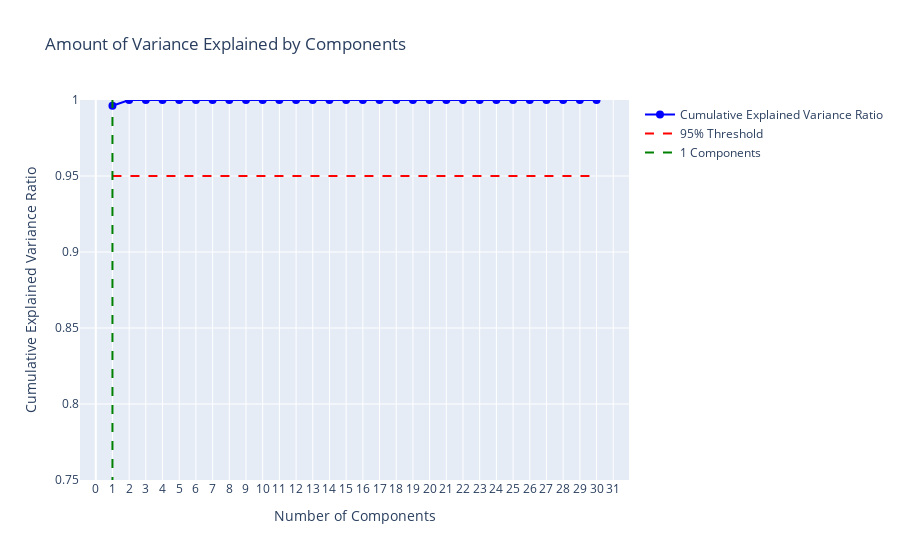

Source (notebook cell):
### Code cell
# Calculate variance explained by each principal component
explained_variance = (s**2) / (len(X_pca) - 1)
explained_variance_ratio = explained_variance / sum(explained_variance)

# Compute cumulative explained variance for all components
cumulative_explained_variance = np.cumsum(explained_variance_ratio)

# Identify the optimal number of components to reach 95% variance explained
optimal_components = np.argmax(cumulative_explained_variance >= 0.95) + 1

# Create a Plotly figure for visualizing cumulative explained variance
fig = go.Figure()

# Plot cumulative explained variance ratio against the number of components
fig.add_trace(go.Scatter(
    x=list(range(1, len(explained_variance_ratio) + 1)),
    y=cumulative_explained_variance,
    mode='lines+markers',
    marker=dict(size=8, color='blue'),
    line=dict(color='blue', width=2),
    name='Cumulative Explained Variance Ratio'
))

# Add a horizontal dashed line at the 95% variance threshold
fig.add_trace(go.Scatter(
    x=[1, len(explained_variance_ratio)],
    y=[0.95, 0.95],
    mode='lines',
    line=dict(color='red', dash='dash'),
    name='95% Threshold'
))

# Optionally add a vertical dashed line at the optimal number of components
fig.add_trace(go.Scatter(
    x=[optimal_components, optimal_components],
    y=[0, 1],
    mode='lines',
    line=dict(color='green', dash='dash'),
    name=f'{optimal_components} Components'
))

# Update layout of the plot
fig.update_layout(
    title='Amount of Variance Explained by Components',
    xaxis_title='Number of Components',
    yaxis_title='Cumulative Explained Variance Ratio',
    xaxis=dict(tickmode='linear'),
    yaxis=dict(range=[0.75, 1]),  # Set y-axis limits for better visibility
    font=dict(size=12),
    showlegend=True
)

# Display the plot
fig.show()

### Figure 1 — Plotly figure (JSON) as saved in the notebook; plotly's stock layout.template omitted (floating-point values rounded to 4 significant figures)
{"data": [{"line": {"color": "blue", "width": 2}, "marker": {"color": "blue", "size": 8}, "mode": "lines+markers", "name": "Cumulative Explained Variance Ratio", "type": "scatter", "x": [1, 2, 3, 4, 5, 6, 7, 8, 9, 10, 11, 12, 13, 14, 15, 16, 17, 18, 19, 20, 21, 22, 23, 24, 25, 26, 27, 28, 29, 30], "y": [0.9962, 1.0, 1.0, 1.0, 1.0, 1.0, 1.0, 1.0, 1.0, 1.0, 1.0, 1.0, 1.0, 1.0, 1.0, 1.0, 1.0, 1.0, 1.0, 1.0, 1.0, 1.0, 1.0, 1.0, 1.0, 1.0, 1.0, 1.0, 1.0, 1.0]}, {"line": {"color": "red", "dash": "dash"}, "mode": "lines", "name": "95% Threshold", "type": "scatter", "x": [1, 30], "y": [0.95, 0.95]}, {"line": {"color": "green", "dash": "dash"}, "mode": "lines", "name": "1 Components", "type": "scatter", "x": [1, 1], "y": [0, 1]}], "layout": {"font": {"size": 12}, "showlegend": true, "title": {"text": "Amount of Variance Explained by Components"}, "xaxis": {"tickmode": "linear", "title": {"text": "Number of Components"}}, "yaxis": {"range": [0.75, 1], "title": {"text": "Cumulative Explained Variance Ratio"}}}}
